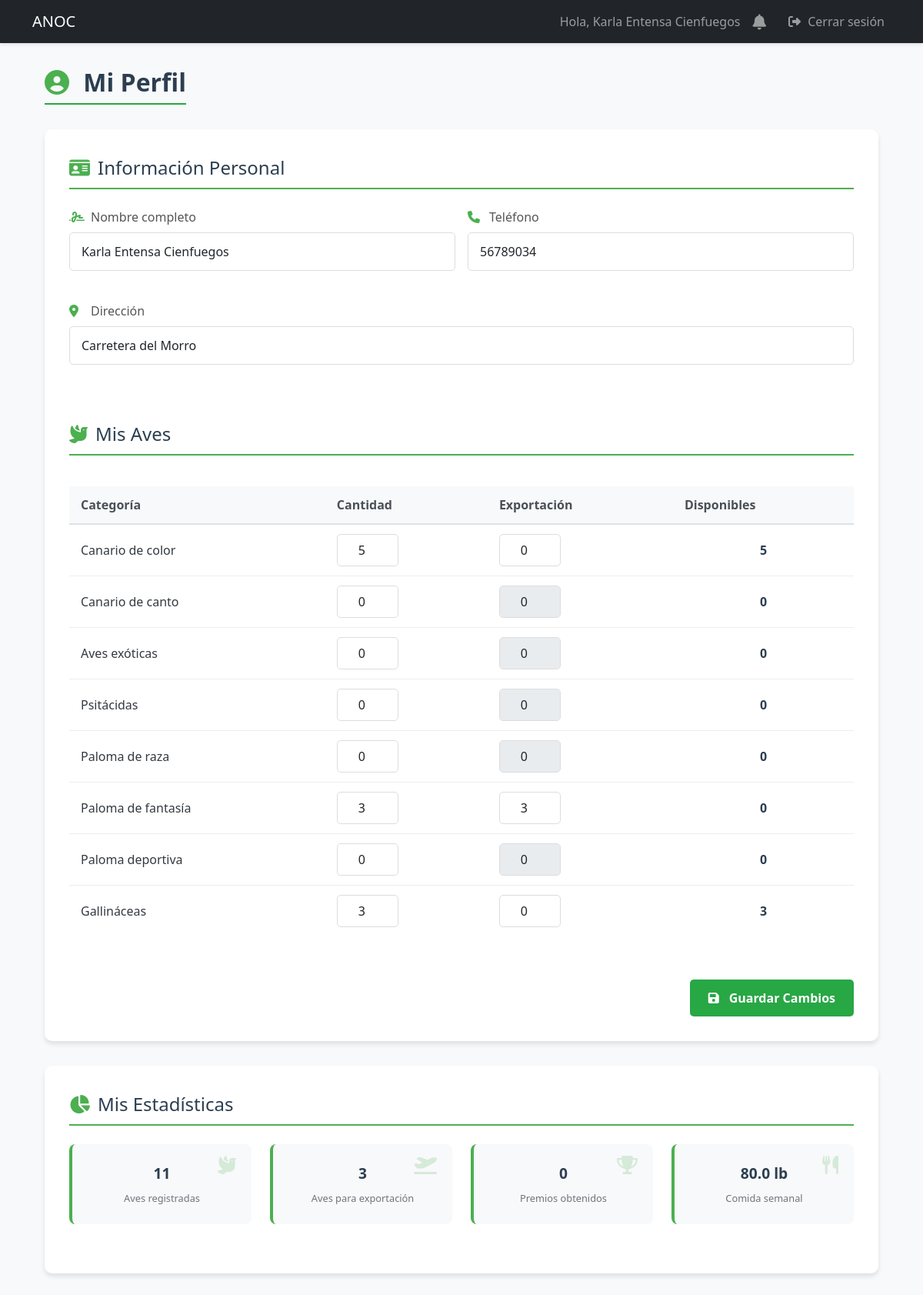
/profile (signed in), run on an earlier commit of the app's database.
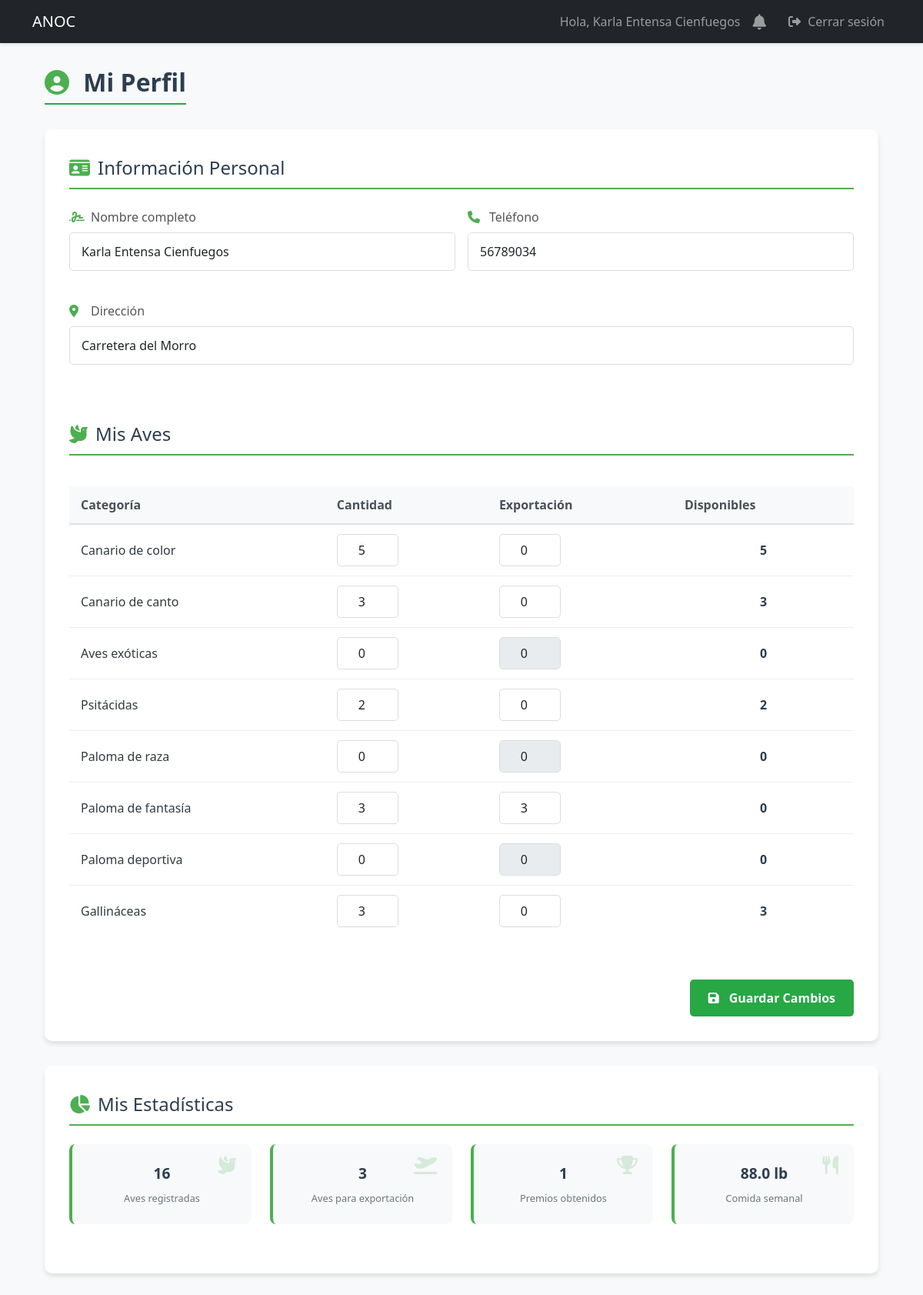
And on a later commit of the database.
### models.py (models this page shows, shortened)
class UserBirds(db.Model):
    id = db.Column(db.Integer, primary_key=True)
    user_id = db.Column(db.Integer, db.ForeignKey('user.id'), nullable=False)
    category_id = db.Column(db.Integer, db.ForeignKey('bird_category.id'), nullable=False)
    quantity = db.Column(db.Integer, default=0)
    food_per_bird = db.Column(db.Float)  # lb por ave por día (asignado por especialista)
    food_type = db.Column(db.String(50))  # Tipo de alimento (Maíz, Trigo, etc.)
    food_process = db.Column(db.String(50))  # Proceso del alimento (grano, molido, etc.)
    notes = db.Column(db.Text)  # Notas adicionales sobre las aves
    export_quantity = db.Column(db.Integer, default=0)  # Cantidad para exportación
    last_updated = db.Column(db.DateTime, default=datetime.utcnow, onupdate=datetime.utcnow)
    @property
    def food_required(self):
        return round(self.quantity * (self.food_per_bird or 0), 2)  # Redondeado a 2 decimales

### app.py (the view, shortened to what this page needs)
@app.route('/profile', methods=['GET', 'POST'])
@login_required
def profile():
    categories = db.session.execute(select(BirdCategory)).scalars()
    categories = db.session.execute(select(BirdCategory)).scalars()
    return render_template('user/profile.html', categories=categories)

### app.py (called while the page is built)
@login_manager.user_loader
def load_user(user_id):
    return db.session.get(User, int(user_id))

### templates/user/profile.html (shortened to what the changed rows need)
{% extends "base.html" %}
{% block content %}
<div class="profile-container">
    <div class="profile-header">
        <h2><i class="fas fa-user-circle"></i> Mi Perfil</h2>
    </div>
    <div class="profile-card">
        <form method="POST" action="{{ url_for('profile') }}" id="profile-form">
            <div class="table-responsive">
                <table class="birds-table">
                    <thead>
                        <tr>
                            <th>Categoría</th>
                            <th>Cantidad</th>
                            <th>Exportación</th>
                            <th>Disponibles</th>
                        </tr>
                    </thead>
                    <tbody>
                        {% for category in categories %}
                        <tr>
                            <td>{{ category.name }}</td>
                            <td>
                                {% set user_bird = current_user.birds|selectattr('category_id', 'equalto', category.id)|first %}
                                <input type="number" class="form-control quantity-input"
                                       name="category_{{ category.id }}"
                                       value="{{ user_bird.quantity if user_bird else 0 }}"
                                       min="0"
                                       data-category="{{ category.id }}"
                                       oninput="updateExportField(this)">
                            </td>
                            <td>
                                {% set user_bird = current_user.birds|selectattr('category_id', 'equalto', category.id)|first %}
                                <input type="number" class="form-control export-input"
                                       name="export_{{ category.id }}"
                                       value="{{ user_bird.export_quantity if user_bird else 0 }}"
                                       min="0"
                                       max="{{ user_bird.quantity if user_bird else 0 }}"
                                       data-category="{{ category.id }}"
                                       {% if not user_bird or user_bird.quantity <= 0 %}disabled{% endif %}>
                            </td>
                            <td class="available-cell">
                                <span id="available-{{ category.id }}">
                                    {{ (user_bird.quantity - user_bird.export_quantity) if user_bird else 0 }}
                                </span>
                            </td>
                        </tr>
                        {% endfor %}
                    </tbody>
                </table>
            </div>
        </form>
    </div>
    <div class="stats-card">
        <div class="stats-grid">
            <div class="stat-item">
                <div class="stat-value">{{ current_user.birds|sum(attribute='quantity') }}</div>
                <div class="stat-label">Aves registradas</div>
                <i class="stat-icon fas fa-dove"></i>
            </div>
            <div class="stat-item">
                <div class="stat-value">{{ current_user.awards|length }}</div>
                <div class="stat-label">Premios obtenidos</div>
                <i class="stat-icon fas fa-trophy"></i>
            </div>
            <div class="stat-item">
                <div class="stat-value">{{ current_user.birds|sum(attribute='food_required') }} lb</div>
                <div class="stat-label">Comida semanal</div>
                <i class="stat-icon fas fa-utensils"></i>
            </div>
        </div>
    </div>
</div>
{% endblock %}

What changed in the data, as far as the page shows it:
changed UserBirds (number 2 of 8 on the later page): quantity "0" → "3"; quantity+export_quantity "0" → "3"
changed UserBirds (number 4 of 8 on the later page): quantity "0" → "2"; quantity+export_quantity "0" → "2"
Also different on the page:
{{ current_user.birds|sum(attribute='quantity') }}: "11" → "16"
{{ current_user.awards|length }}: "0" → "1"
{{ current_user.birds|sum(attribute='food_required') }}: "80.0" → "88.0"
